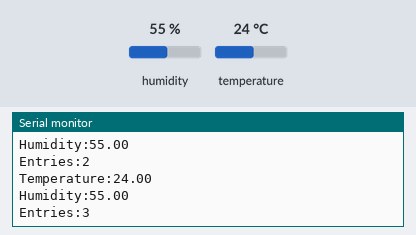
The sketch below on a simulated Arduino Uno, built with avr-gcc and run on an emulated ATmega328P. Shown: the last lines printed to the serial monitor. Inputs (shaded band) come from the test bench; at power-on: humidity 55 %, temperature 24 °C.

Above: at 1.3 s.
1.4 s: humidity set to 22 %
At 1.93 s:
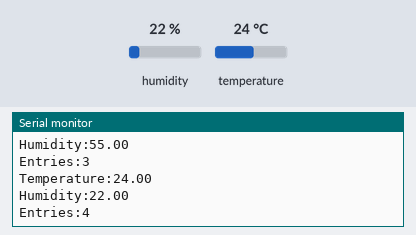
2.9 s: temperature set to 12 °C
At 2.98 s:
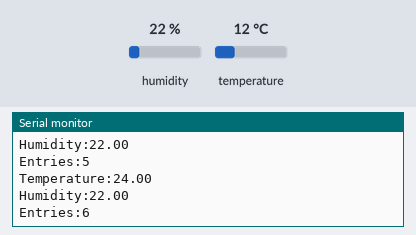
4.4 s: humidity set to 40 %
At 4.55 s:
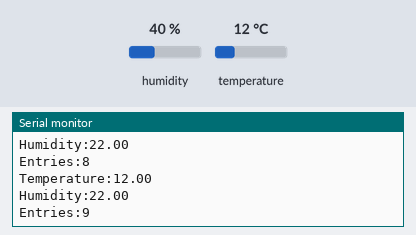
Timing chart, 0 to 7.4 s (numbered marks = the images above; inputs shaded):
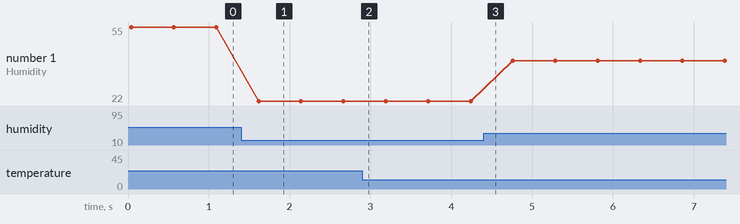

Measured:
- after the input at 1.4 s, the serial monitor: prints a new line after 0.22 s (image 1)
- plotted number 1: 55 → 22 after the input at 1.4 s, 22 → 40 after the input at 4.4 s

The sketch:

DHT11_TEST.ino
```cpp
#include <dht.h>

dht DHT;

long DataNumber;
float temp;
float humi;

void setup() {
  // put your setup code here, to run once:
  Serial.begin(9600);

}

void loop() {
  // put your main code here, to run repeatedly:
  DHT.read11(2);
  temp = DHT.temperature;
  humi = DHT.humidity;
  DataNumber++;
  Serial.print("Temperature:");
  Serial.println(temp);
  Serial.print("Humidity:");
  Serial.println(humi);
  Serial.print("Entries:");
  Serial.println(DataNumber);
  Serial.println("\n");
  delay(500);
}
```
